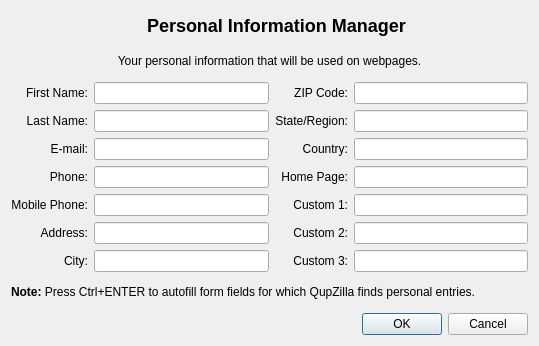
<?xml version="1.0" encoding="UTF-8"?>
<ui version="4.0">
 <class>PIM_Settings</class>
 <widget class="QDialog" name="PIM_Settings">
  <property name="geometry">
   <rect>
    <x>0</x>
    <y>0</y>
    <width>539</width>
    <height>346</height>
   </rect>
  </property>
  <property name="windowTitle">
   <string>PIM Settings</string>
  </property>
  <layout class="QVBoxLayout" name="verticalLayout">
   <item>
    <layout class="QHBoxLayout" name="horizontalLayout">
     <item>
      <spacer name="horizontalSpacer">
       <property name="orientation">
        <enum>Qt::Horizontal</enum>
       </property>
       <property name="sizeHint" stdset="0">
        <size>
         <width>40</width>
         <height>20</height>
        </size>
       </property>
      </spacer>
     </item>
     <item>
      <widget class="QLabel" name="label_2">
       <property name="pixmap">
        <pixmap resource="PIM_res.qrc">:/PIM/data/PIM.png</pixmap>
       </property>
      </widget>
     </item>
     <item>
      <widget class="QLabel" name="label">
       <property name="text">
        <string>&lt;h2&gt;Personal Information Manager&lt;/h2&gt;</string>
       </property>
      </widget>
     </item>
     <item>
      <spacer name="horizontalSpacer_2">
       <property name="orientation">
        <enum>Qt::Horizontal</enum>
       </property>
       <property name="sizeHint" stdset="0">
        <size>
         <width>40</width>
         <height>20</height>
        </size>
       </property>
      </spacer>
     </item>
    </layout>
   </item>
   <item>
    <widget class="QLabel" name="label_14">
     <property name="text">
      <string>Your personal information that will be used on webpages.</string>
     </property>
     <property name="alignment">
      <set>Qt::AlignCenter</set>
     </property>
    </widget>
   </item>
   <item>
    <layout class="QGridLayout" name="gridLayout">
     <item row="3" column="0">
      <widget class="QLabel" name="label_5">
       <property name="text">
        <string>Phone:</string>
       </property>
       <property name="alignment">
        <set>Qt::AlignRight|Qt::AlignTrailing|Qt::AlignVCenter</set>
       </property>
      </widget>
     </item>
     <item row="5" column="1">
      <widget class="QLineEdit" name="pim_address"/>
     </item>
     <item row="5" column="0">
      <widget class="QLabel" name="label_7">
       <property name="text">
        <string>Address:</string>
       </property>
       <property name="alignment">
        <set>Qt::AlignRight|Qt::AlignTrailing|Qt::AlignVCenter</set>
       </property>
      </widget>
     </item>
     <item row="1" column="0">
      <widget class="QLabel" name="label_4">
       <property name="text">
        <string>Last Name:</string>
       </property>
       <property name="alignment">
        <set>Qt::AlignRight|Qt::AlignTrailing|Qt::AlignVCenter</set>
       </property>
      </widget>
     </item>
     <item row="0" column="1">
      <widget class="QLineEdit" name="pim_firstname"/>
     </item>
     <item row="0" column="0">
      <widget class="QLabel" name="label_3">
       <property name="text">
        <string>First Name:</string>
       </property>
       <property name="alignment">
        <set>Qt::AlignRight|Qt::AlignTrailing|Qt::AlignVCenter</set>
       </property>
      </widget>
     </item>
     <item row="3" column="1">
      <widget class="QLineEdit" name="pim_phone"/>
     </item>
     <item row="4" column="1">
      <widget class="QLineEdit" name="pim_mobile"/>
     </item>
     <item row="4" column="0">
      <widget class="QLabel" name="label_6">
       <property name="text">
        <string>Mobile Phone:</string>
       </property>
       <property name="alignment">
        <set>Qt::AlignRight|Qt::AlignTrailing|Qt::AlignVCenter</set>
       </property>
      </widget>
     </item>
     <item row="6" column="0">
      <widget class="QLabel" name="label_8">
       <property name="text">
        <string>City:</string>
       </property>
       <property name="alignment">
        <set>Qt::AlignRight|Qt::AlignTrailing|Qt::AlignVCenter</set>
       </property>
      </widget>
     </item>
     <item row="1" column="1">
      <widget class="QLineEdit" name="pim_lastname"/>
     </item>
     <item row="2" column="0">
      <widget class="QLabel" name="label_15">
       <property name="text">
        <string>E-mail:</string>
       </property>
       <property name="alignment">
        <set>Qt::AlignRight|Qt::AlignTrailing|Qt::AlignVCenter</set>
       </property>
      </widget>
     </item>
     <item row="6" column="1">
      <widget class="QLineEdit" name="pim_city"/>
     </item>
     <item row="2" column="1">
      <widget class="QLineEdit" name="pim_email"/>
     </item>
     <item row="0" column="2">
      <widget class="QLabel" name="label_9">
       <property name="text">
        <string>ZIP Code:</string>
       </property>
       <property name="alignment">
        <set>Qt::AlignRight|Qt::AlignTrailing|Qt::AlignVCenter</set>
       </property>
      </widget>
     </item>
     <item row="0" column="3">
      <widget class="QLineEdit" name="pim_zip"/>
     </item>
     <item row="1" column="2">
      <widget class="QLabel" name="label_10">
       <property name="text">
        <string>State/Region:</string>
       </property>
       <property name="alignment">
        <set>Qt::AlignRight|Qt::AlignTrailing|Qt::AlignVCenter</set>
       </property>
      </widget>
     </item>
     <item row="1" column="3">
      <widget class="QLineEdit" name="pim_state"/>
     </item>
     <item row="2" column="2">
      <widget class="QLabel" name="label_11">
       <property name="text">
        <string>Country:</string>
       </property>
       <property name="alignment">
        <set>Qt::AlignRight|Qt::AlignTrailing|Qt::AlignVCenter</set>
       </property>
      </widget>
     </item>
     <item row="2" column="3">
      <widget class="QLineEdit" name="pim_country"/>
     </item>
     <item row="3" column="2">
      <widget class="QLabel" name="label_12">
       <property name="text">
        <string>Home Page:</string>
       </property>
       <property name="alignment">
        <set>Qt::AlignRight|Qt::AlignTrailing|Qt::AlignVCenter</set>
       </property>
      </widget>
     </item>
     <item row="3" column="3">
      <widget class="QLineEdit" name="pim_homepage"/>
     </item>
     <item row="4" column="2">
      <widget class="QLabel" name="label_16">
       <property name="text">
        <string>Custom 1:</string>
       </property>
       <property name="alignment">
        <set>Qt::AlignRight|Qt::AlignTrailing|Qt::AlignVCenter</set>
       </property>
      </widget>
     </item>
     <item row="4" column="3">
      <widget class="QLineEdit" name="pim_special1"/>
     </item>
     <item row="5" column="2">
      <widget class="QLabel" name="label_17">
       <property name="text">
        <string>Custom 2:</string>
       </property>
       <property name="alignment">
        <set>Qt::AlignRight|Qt::AlignTrailing|Qt::AlignVCenter</set>
       </property>
      </widget>
     </item>
     <item row="5" column="3">
      <widget class="QLineEdit" name="pim_special2"/>
     </item>
     <item row="6" column="2">
      <widget class="QLabel" name="label_18">
       <property name="text">
        <string>Custom 3:</string>
       </property>
       <property name="alignment">
        <set>Qt::AlignRight|Qt::AlignTrailing|Qt::AlignVCenter</set>
       </property>
      </widget>
     </item>
     <item row="6" column="3">
      <widget class="QLineEdit" name="pim_special3"/>
     </item>
    </layout>
   </item>
   <item>
    <widget class="QLabel" name="label_13">
     <property name="text">
      <string>&lt;b&gt;Note:&lt;/b&gt; Press Ctrl+ENTER to autofill form fields for which QupZilla finds personal entries.</string>
     </property>
    </widget>
   </item>
   <item>
    <widget class="QDialogButtonBox" name="buttonBox">
     <property name="orientation">
      <enum>Qt::Horizontal</enum>
     </property>
     <property name="standardButtons">
      <set>QDialogButtonBox::Cancel|QDialogButtonBox::Ok</set>
     </property>
    </widget>
   </item>
  </layout>
 </widget>
 <resources>
  <include location="PIM_res.qrc"/>
 </resources>
 <connections>
  <connection>
   <sender>buttonBox</sender>
   <signal>accepted()</signal>
   <receiver>PIM_Settings</receiver>
   <slot>accept()</slot>
   <hints>
    <hint type="sourcelabel">
     <x>248</x>
     <y>254</y>
    </hint>
    <hint type="destinationlabel">
     <x>157</x>
     <y>274</y>
    </hint>
   </hints>
  </connection>
  <connection>
   <sender>buttonBox</sender>
   <signal>rejected()</signal>
   <receiver>PIM_Settings</receiver>
   <slot>reject()</slot>
   <hints>
    <hint type="sourcelabel">
     <x>316</x>
     <y>260</y>
    </hint>
    <hint type="destinationlabel">
     <x>286</x>
     <y>274</y>
    </hint>
   </hints>
  </connection>
 </connections>
</ui>
